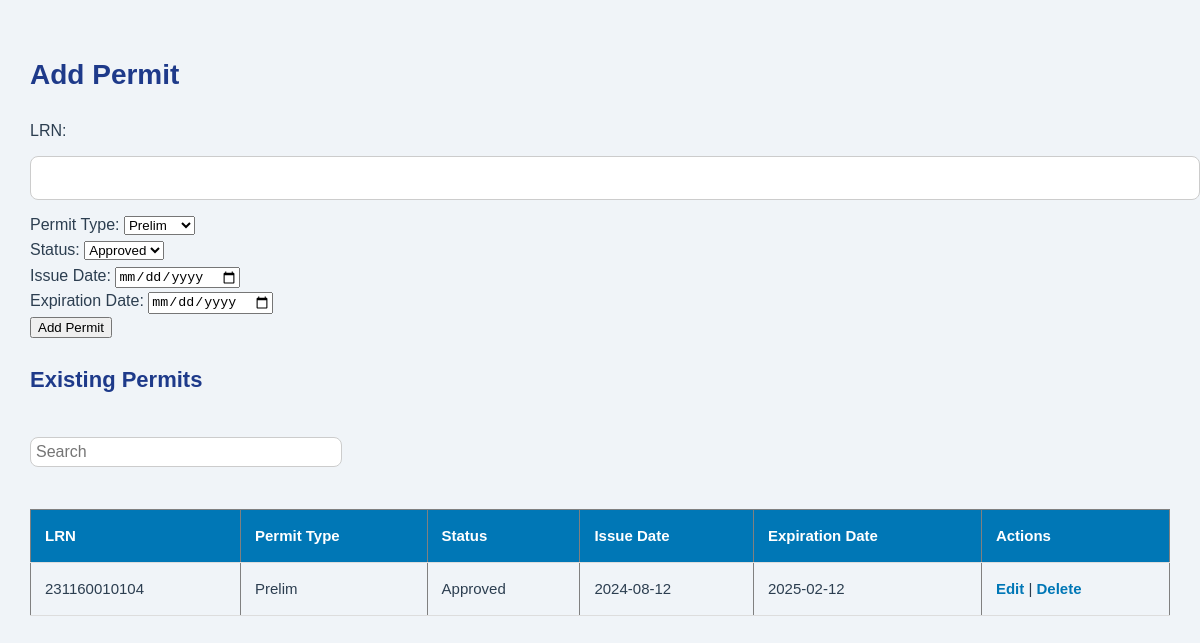
The page /permits.php on the database its author committed.
### tables this page shows
CREATE TABLE `permits` (
  `permit_id` int(11) NOT NULL,
  `student_id` varchar(50) DEFAULT NULL,
  `permit_type` varchar(50) DEFAULT NULL,
  `status` varchar(20) DEFAULT NULL,
  `issue_date` date DEFAULT NULL,
  `expiration_date` date DEFAULT NULL
);

### permits.php (the view, shortened to what this page needs)
<?php
include 'db.php';
$permits = $conn->query("SELECT * FROM permits");
?>
<!DOCTYPE html>
<html lang="en">
<head>
    <link rel="stylesheet" type="text/css" href="css/admin.css">
</head>
<body>
<h2>Add Permit</h2>
<form method="POST" action="permits.php">
    LRN: <input type="text" name="student_id" required><br>
    Permit Type:
    <select name="permit_type" required>
        <option value="Prelim">Prelim</option>
    </select><br>
    Status:
    <select name="status" required>
        <option value="Approved">Approved</option>
    </select><br>
    Issue Date: <input type="date" name="issue_date" required><br>
    Expiration Date: <input type="date" name="expiration_date" required><br>
    <input type="submit" value="Add Permit">
</form>
<h3>Existing Permits</h3>
<input type="text" id="searchInput" placeholder="Search" style="margin-top: 20px; padding: 5px; width: 300px;">
<table border="1" cellpadding="5">
    <tr><th>LRN</th><th>Permit Type</th><th>Status</th><th>Issue Date</th><th>Expiration Date</th><th>Actions</th></tr>
   <?php while($row = $permits->fetch_assoc()) {
    $student_id = htmlspecialchars($row['student_id']);
    $permit_type = htmlspecialchars($row['permit_type']);
    $status = htmlspecialchars($row['status']);
    $issue_date = htmlspecialchars($row['issue_date']);
    $expiration_date = htmlspecialchars($row['expiration_date']);
?>
<tr>
    <td><?= $student_id ?></td>
    <td><?= $permit_type ?></td>
    <td><?= $status ?></td>
    <td><?= $issue_date ?></td>
    <td><?= $expiration_date ?></td>
    <td>
        <a href="#" class="edit-permit" data-id="<?= $student_id ?>">Edit</a> |
        <a href="permits.php?delete=<?= urlencode($row['student_id']) ?>" onclick="return confirm('Delete this permit?')">Delete</a>
    </td>
</tr>
<?php } ?>
</table>
</body>
</html>

### css/admin.css (style rules this page uses)
body { font-family: 'Poppins', sans-serif; background: #f0f4f8; color: #2c3e50; margin: 0; padding: 30px; line-height: 1.6; }
h2, h3 { color: #1e3a8a; margin-bottom: 20px; font-weight: 700; }
h2 { font-size: 28px; }
h3 { font-size: 22px; }
input[type="text"] { width: 100%; padding: 12px 14px; margin: 12px 0; border: 1px solid #ccc; border-radius: 8px; font-size: 16px; background: #fff; }
table { width: 100%; margin-top: 30px; border-collapse: collapse; }
th, td { padding: 14px; text-align: left; border-bottom: 1px solid #ddd; font-size: 15px; }
th { background-color: #0077b6; color: #fff; }
a { color: #0077b6; text-decoration: none; font-weight: 600; }

### rows shown on the page
permits: student "231160010104", permit_type "Prelim", status "Approved", issue_date "2024-08-12", expiration_date "2025-02-12"
